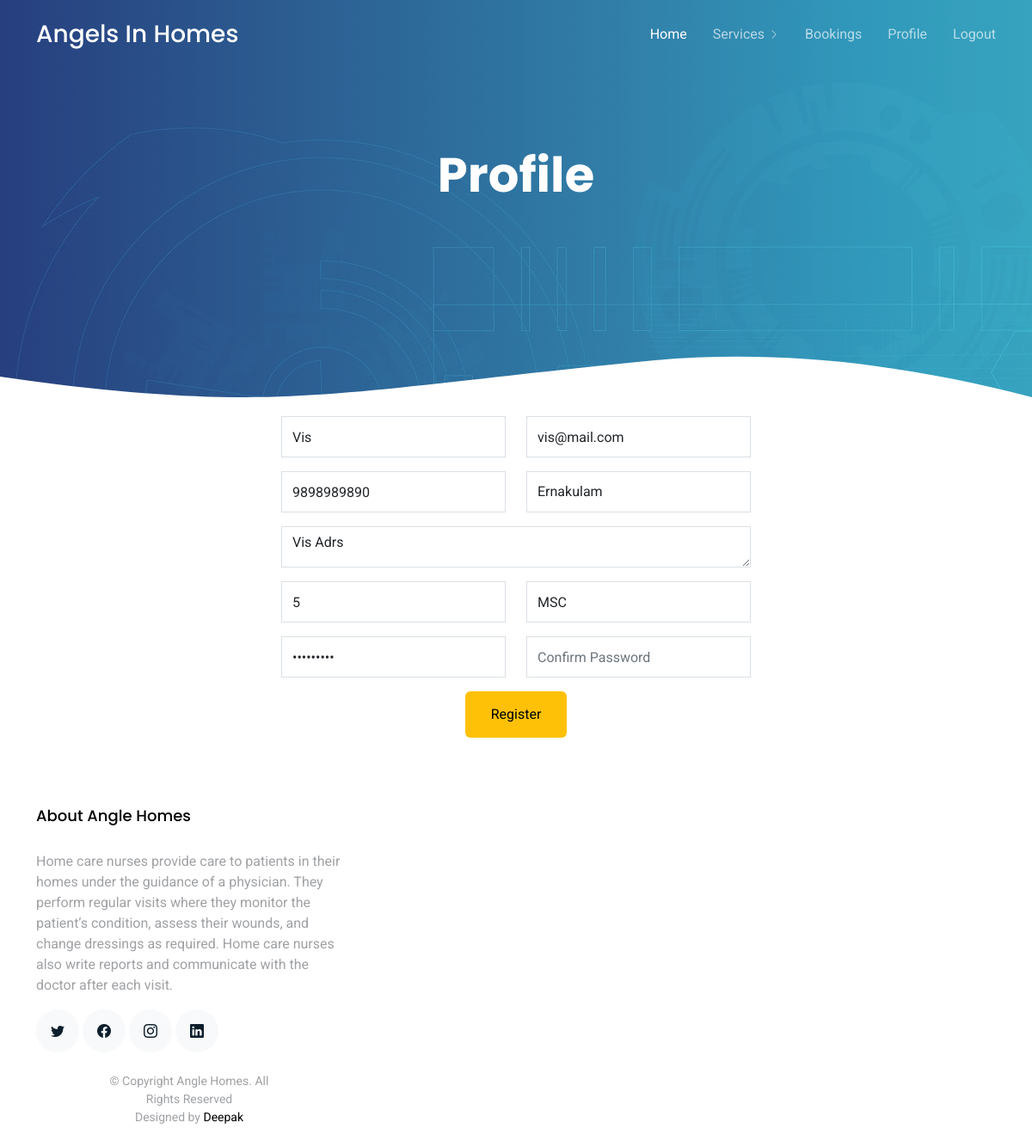
Screenshot of /nurseProfile.php (signed in) with the database file from the repository.
### tables this page shows
CREATE TABLE `nurses` (
  `nid` int(11) NOT NULL AUTO_INCREMENT,
  `name` varchar(30) DEFAULT NULL,
  `email` varchar(30) DEFAULT NULL,
  `phone` varchar(30) DEFAULT NULL,
  `address` varchar(30) DEFAULT NULL,
  `district` varchar(30) DEFAULT NULL,
  `qualification` varchar(30) DEFAULT NULL,
  `experience` varchar(30) DEFAULT NULL,
  PRIMARY KEY (`nid`)
);

### nurseProfile.php (the view, shortened to what this page needs)
<?php
include "nurseHeader.php";
include "connection.php";
$uid = $_SESSION['uid'];
$qry = "SELECT * FROM `nurses`n, `login`l WHERE n.`nid`='$uid' AND n.`nid`=l.`uid` AND l.`utype`='Nurse'";
$res = mysqli_query($con, $qry);
$row = mysqli_fetch_array($res)
?>
<main id="main">
    <section class="hero-section inner-page">
        <div class="wave">
        </div>
        <div class="container">
            <div class="row align-items-center">
                <div class="col-12">
                    <div class="row justify-content-center">
                        <div class="col-md-7 text-center hero-text">
                            <h1 data-aos="fade-up" data-aos-delay="">Profile</h1>
                        </div>
                    </div>
                </div>
            </div>
        </div>
    </section>
    <section id="contact" class="contact">
        <div class="container" data-aos="fade-up" data-aos-delay="100">
            <div class="row gy-4 mt-1">
                <div class="col-lg-6" style="margin: auto;">
                    <form action="" method="post">
                        <div class="row gy-4 mb-3 ">
                            <div class="col-lg-6 form-group">
                                <input type="text" name="name" class="form-control" id="name" pattern="[a-zA-Z ]+" value="<?php echo $row['name'] ?>" placeholder="Your Name" required>
                            </div>
                            <div class="col-lg-6 form-group">
                                <input type="email" class="form-control" name="email" id="email" value="<?php echo $row['email'] ?>" placeholder="Your Email" readonly required>
                            </div>
                        </div>
                        <div class="row gy-4 mb-3 ">
                            <div class="col-lg-6 form-group">
                                <input type="text" name="phone" class="form-control" id="phone" value="<?php echo $row['phone'] ?>" placeholder="Your Phone" pattern="[6789][0-9]{9}" maxlength="10" required>
                            </div>
                            <div class="col-lg-6 form-group">
                                <select name="district" class="form-control" id="" required>
                                    <option value="<?php echo $row['district'] ?>" selected><?php echo $row['district'] ?></option>
                                </select>
                            </div>
                        </div>
                        <div class="form-group mb-3 ">
                            <textarea class="form-control" name="address" rows="5" placeholder="Address" required><?php echo $row['address'] ?></textarea>
                        </div>
                        <div class="row gy-4 mb-3 ">
                            <div class="col-lg-6 form-group">
                                <input type="text" name="exp" class="form-control" id="name" value="<?php echo $row['experience'] ?>" placeholder="Experience" required>
                            </div>
                            <div class="col-lg-6 form-group">
                                <input type="text" class="form-control" name="qual" id="email" value="<?php echo $row['qualification'] ?>" placeholder="Qualification" required>
                            </div>
                        </div>
                        <div class="row gy-4 mb-3 ">
                            <div class="col-lg-6 form-group">
                                <input type="password" name="password" class="form-control" id="name" value="<?php echo $row['password'] ?>" placeholder="Password" required>
                            </div>
                            <div class="col-lg-6 form-group">
                                <input type="password" class="form-control" name="cPassword" id="email" placeholder="Confirm Password" required>
                            </div>
                        </div>
                        <div class="text-center"><button type="submit" name="submit" class="btn btn-warning">Register</button></div>
                    </form>
                </div>
            </div>
        </div>
    </section>
</main>
<?php
include "commonFooter.php";
?>

### assets/css/style.css (style rules this page uses)
html { overflow-x: hidden; }
body { font-family: "Roboto", sans-serif; color: #9fa1a4; line-height: 1.5; }
h1, h2, h3, h4, h5, h6, .font-heading { font-family: "Poppins", sans-serif; color: #000; }
.container { z-index: 2; position: relative; }
section { overflow: hidden; }
.btn { border: none; padding: 15px 30px !important; }
.form-control { height: 48px; border-radius: 0; border: 1px solid #dae0e5; }
.hero-section { background: linear-gradient(to right, rgba(39, 70, 133, 0.8) 0%, rgba(61, 179, 197, 0.8) 100%), url(../img/hero-bg.jpg); position: relative; }
.hero-section .wave { width: 100%; overflow: hidden; position: absolute; z-index: 1; bottom: -150px; }
.hero-section .wave svg { width: 100%; }
.hero-section, .hero-section>.container>.row { height: 100vh; min-height: 880px; }
.hero-section.inner-page { height: 60vh; min-height: 0; }
.hero-section.inner-page .hero-text { transform: translateY(-150px); margin-top: -120px; }
.hero-section h1 { font-size: 3.5rem; color: #fff; font-weight: 700; margin-bottom: 30px; }

### rows the page displays
nurses: name "Vis", email "vis@mail.com", phone "9898989890", district "Ernakulam", address "Vis Adrs", exp "5", qual "MSC"
